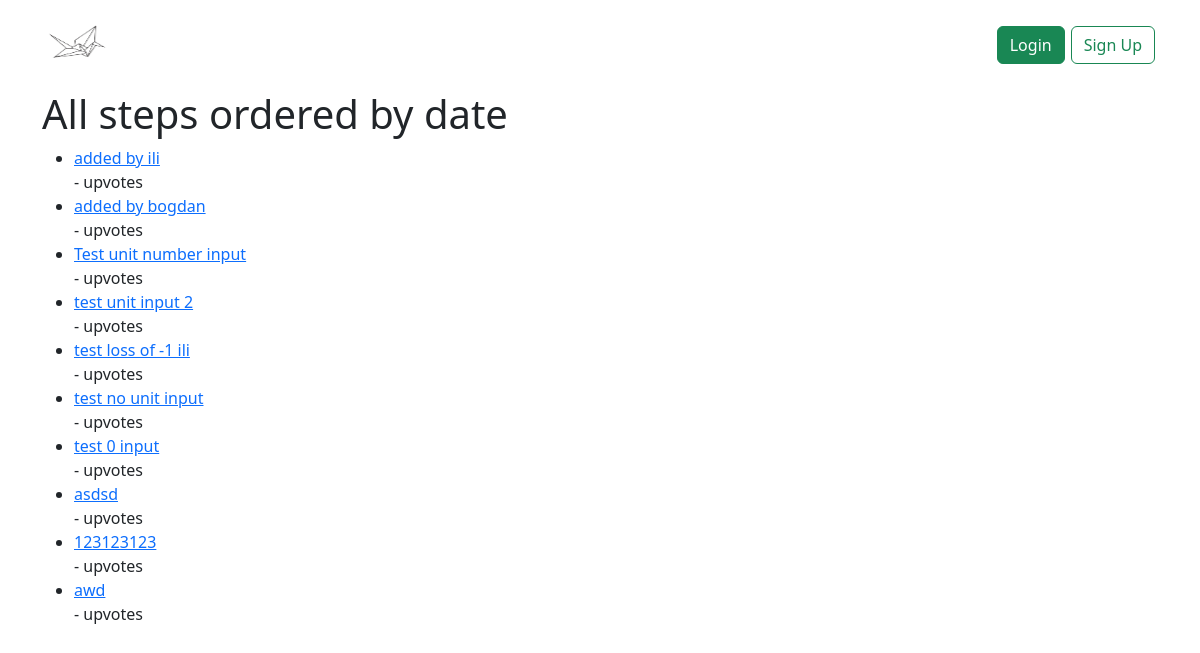
Before: /profile/recent-steps-all/ with the older database file.
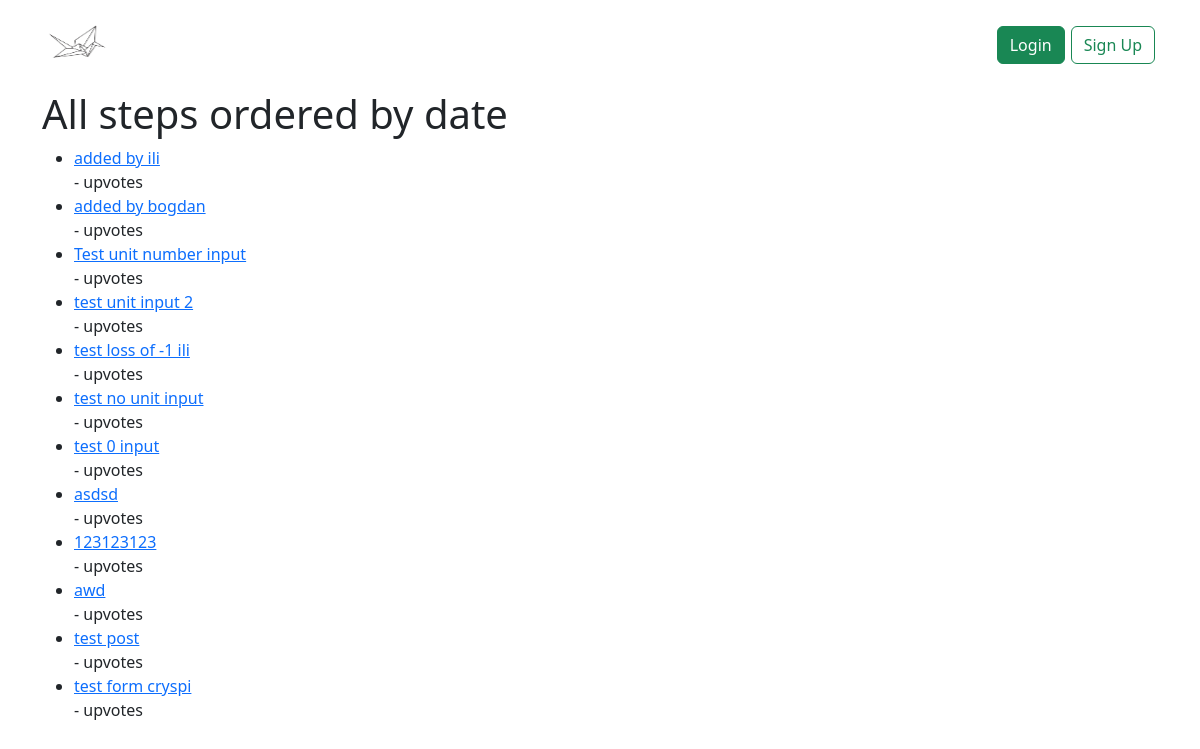
After: the same page with the newer database file.
### users/models.py (models this page shows, shortened)
class Step(models.Model):
    user = models.ForeignKey(User, on_delete=models.CASCADE, default=1)
    step_title = models.CharField("Method title", max_length=200)
    step_description = models.CharField("Method description", max_length=1000)
    pub_date = models.DateTimeField("date published", null=True, blank=True)
    upvotes = models.ManyToManyField(User, related_name='upvoted_steps')
    unit_number = models.FloatField("Unit Number", default=0)

### users/views.py (the view)
# urls.py: path("profile/recent-steps-all/",views.step_list_recent_all, name="step-recent-all"),
def step_list_recent_all(request):
    latest_step_list_all = get_all_steps()
    context = {
        "latest_step_list_all": latest_step_list_all,
    }
    return render(request,"users/recent-steps-all.html",context )

### users/views.py (called while the page is built)
def get_all_steps():
    return Step.objects.order_by("-pub_date")

### users/templates/users/recent-steps-all.html
{% extends 'base.html' %}
{% load crispy_forms_tags %}
{% block content %}
<h1>All steps ordered by date</h1>
{% if latest_step_list_all %}
    <ul>
    {% for step in latest_step_list_all %}
        <li><a href="{% url 'users:detail' step.id %}">{{ step.step_title }}</a></li>
        -{{total_upvotes}} upvotes
        {% endfor %}
    </ul>
{% else %}
    <p>No polls are available.</p>
{% endif %}
{%endblock %}

Changed rows visible on the page:
added Step: step_title "test post"
added Step: step_title "test form cryspi"
